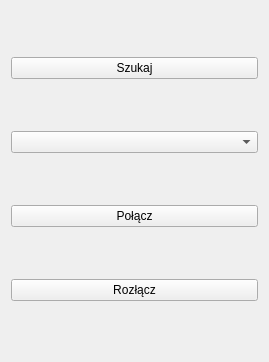
<?xml version="1.0" encoding="UTF-8"?>
<ui version="4.0">
 <class>settings</class>
 <widget class="QWidget" name="settings">
  <property name="geometry">
   <rect>
    <x>0</x>
    <y>0</y>
    <width>269</width>
    <height>362</height>
   </rect>
  </property>
  <property name="windowTitle">
   <string>Ustawienia</string>
  </property>
  <layout class="QGridLayout" name="gridLayout">
   <item row="0" column="0">
    <widget class="QPushButton" name="pushButtonSearch">
     <property name="text">
      <string>Szukaj</string>
     </property>
    </widget>
   </item>
   <item row="3" column="0">
    <widget class="QPushButton" name="pushButtonDisconnect">
     <property name="text">
      <string>Rozłącz</string>
     </property>
    </widget>
   </item>
   <item row="2" column="0">
    <widget class="QPushButton" name="pushButtonConnect">
     <property name="text">
      <string>Połącz</string>
     </property>
    </widget>
   </item>
   <item row="1" column="0">
    <widget class="QComboBox" name="comboBoxDevices"/>
   </item>
  </layout>
 </widget>
 <resources/>
 <connections/>
</ui>
